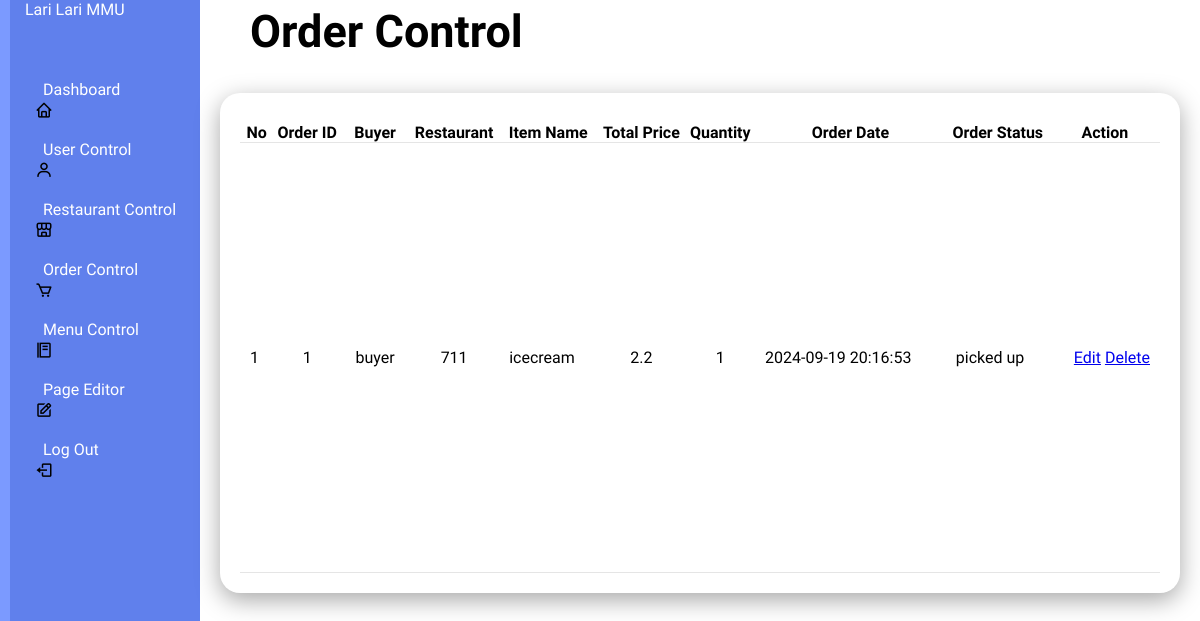
Page /ordercontrol on the committed database.
### tables this page shows
CREATE TABLE orders (
                id INTEGER PRIMARY KEY AUTOINCREMENT,
                buyer_username TEXT NOT NULL,
                restaurant_name TEXT NOT NULL,
                item_name TEXT NOT NULL,
                total_price REAL NOT NULL,
                quantity INTEGER NOT NULL,
                order_date TIMESTAMP DEFAULT CURRENT_TIMESTAMP, 
                order_status TEXT DEFAULT 'available',
                status TEXT DEFAULT 'pending',
                runner_name TEXT,
                runner_lat REAL,
                runner_lng REAL,
                delivery_address TEXT,
                delivery_lat REAL,
                delivery_lng REAL
            );

### app.py (the view)
@app.route('/ordercontrol', methods=['GET'])
def ordercontrol():
    conn = get_db_connection()
    cursor = conn.cursor()
    query = """
        SELECT id, buyer_username, restaurant_name, item_name, total_price, quantity, order_date, status
        FROM orders
    """
    cursor.execute(query)
    orders = cursor.fetchall()
    conn.close()
    return render_template('ordercontrol.html', orders=orders)

### app.py (called while the page is built)
def get_db_connection():
    con = sqlite3.connect("database.db")
    con.row_factory = sqlite3.Row
    return con

### templates/ordercontrol.html (shortened to what this page needs)
<!DOCTYPE html>
<html lang="en">
<head>
    <link rel="stylesheet" type="text/css" href="../static/style(admin2).css">
    <link rel="stylesheet" href="https://unpkg.com/boxicons@latest/css/boxicons.min.css">
        <link href="https://cdn.jsdelivr.net/npm/remixicon@4.3.0/fonts/remixicon.css" rel="stylesheet"/>
        <link rel="stylesheet" href="https://unpkg.com/aos@next/dist/aos.css" />
</head>
</head>
<body>
    <div class="admincontainer">
        <div class="navbar">
            <ul>
                <li><a href="#">Lari Lari MMU</a></li>
                <li><i class='bx bx-home'></i><a href="/admin">Dashboard</a></li>
                <li><i class='bx bx-user'></i><a href="/usercontrol">User Control</a></li>
                <li><i class='bx bx-store-alt'></i><a href="/restaurantcontrol">Restaurant Control</a></li>
                <li><i class='bx bx-cart'></i><a href="/ordercontrol">Order Control</a></li>
                <li><i class='bx bx-food-menu'></i><a href="/menucontrol">Menu Control</a></li>
                <li><i class='bx bx-edit'></i><a href="/pageEditor">Page Editor</a></li>
                <li><i class='bx bx-log-out'></i><a href="/logout">Log Out</a></li>
            </ul>
        </div>
    </div>
    <div class="admin-main">
        <div class="admin-header">
            <h2>Order Control</h2>
        </div>
        <div class="admin-table">
            <div class="table-body">
                <table>
                    <thead>
                        <tr>
                            <th>No</th>
                            <th>Order ID</th>
                            <th>Buyer</th>
                            <th>Restaurant</th>
                            <th>Item Name</th>
                            <th>Total Price</th>
                            <th>Quantity</th>
                            <th>Order Date</th>
                            <th>Order Status</th>
                            <th>Action</th>
                        </tr>
                    </thead>
                    <tbody>
                        {% for order in orders %}
                        <tr>
                            <td>{{ loop.index }}</td>
                            <td>{{ order.id }}</td>
                            <td>{{ order.buyer_username }}</td>
                            <td>{{ order.restaurant_name }}</td>
                            <td>{{ order.item_name }}</td>
                            <td>{{ order.total_price }}</td>
                            <td>{{ order.quantity }}</td>
                            <td>{{ order.order_date }}</td>
                            <td>{{ order.status }}</td>
                            <td class="actions">
                              <a href="{{ url_for('edit_order', order_id=order.id) }}">Edit</a>
                              <a href="{{ url_for('delete_order', order_id=order.id) }}" onclick="return confirm('Are you sure you want to delete this order?')">Delete</a>
                          </td>
                         </tr>
                         {% endfor %}
                     </tbody>
                 </table>
            </div>
        </div>
    </div>
</body>
</html>

### static/style(admin2).css (style rules this page uses)
* { padding: 0; margin: 0; box-sizing: border-box; font-family: "Protest Guerrilla", sans-serif; }
.admincontainer { position: relative; width: 100%; }
.navbar { position: fixed; width: 200px; height: 100%; background:#6080ec; border-left: 10px solid #7b9aff; transition: 0.5s; overflow: hidden; }
.navbar ul { position: absolute; top: 0; left: 0; width: 100%; }
.navbar ul li { display:flex; align-items: center; justify-content: center; position: relative; width: 100%; list-style: none; border-top-left-radius: 30px; border-bottom-left-radius: 30px; border-top-right-radius: 5px; border-bottom-right-radius: 5px; }
.navbar ul li:nth-child(1) { margin-bottom: 20px; pointer-events: none; }
.navbar ul li a { display: flex; align-items: center; position: relative; display: block; width: 100%; height: 60px; padding: 0 15px; text-decoration: none; color: white; }
.navbar i { position: relative; left: 25px; font-size: 18px; text-align: center; }
.admin-main { position: relative; width: calc(100% - 200px); left: 200px; min-height: 100vh; background-color: white; transition: 0.5s; }
.admin-header { position: relative; margin: 0 30px; padding: 5px 20px; justify-content: center; align-items: center; font-size: 30px; }
.admin-table { position: relative; width: 100%; padding: 20px; display: grid; width: 100%; grid-gap: 20px; margin-top: 10px; }
.admin-table .table-body { position: relative; display: grid; min-height: 500px; background: white; padding: 20px; box-shadow: 0 7px 25px rgba(0,0,0,0.35); border-radius: 20px; }
.admin-table table { width: auto; border-collapse: collapse; margin-top: 10px; }
.admin-table .table-body table tr { color: black; border-bottom: 1px solid rgba(0,0,0,0.1); }
.admin-table .table-body table tr td { padding: 10px; }
.admin-table .table-body table tr td:last-child { text-align: end; }
.admin-table .table-body table tr td:nth-child(2) { text-align: center; }
.admin-table .table-body table tr td:nth-child(3) { text-align: center; }
.admin-table .table-body table tr td:nth-child(4) { text-align: center; }
.admin-table .table-body table tr td:nth-child(6) { text-align: center; }
.admin-table .table-body table tr td:nth-child(7) { text-align: center; }

### rows in the picture
orders: id "1", buyer_username "buyer", restaurant_name "711", item_name "icecream", total_price "2.2", quantity "1", order_date "2024-09-19 20:16:53", status "picked up"
